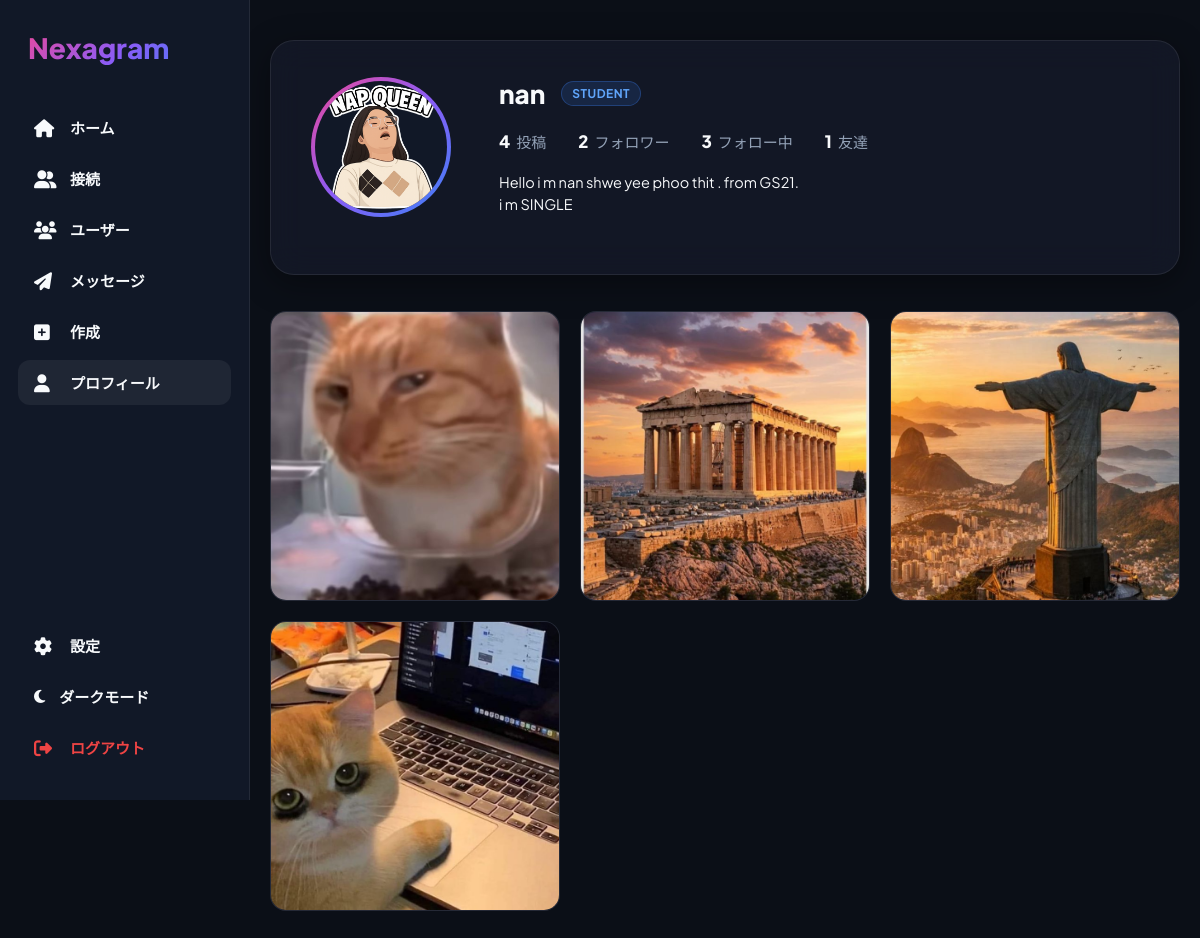
The page /php/profile.php?id=2 (signed in) on the database its author committed.
### tables this page shows
CREATE TABLE `users` (
  `id` int NOT NULL,
  `student_id` varchar(50) DEFAULT NULL,
  `username` varchar(50) NOT NULL,
  `email` varchar(100) NOT NULL,
  `password` varchar(255) NOT NULL,
  `bio` text,
  `profile_pic` varchar(255) DEFAULT 'default.png',
  `created_at` timestamp NULL DEFAULT CURRENT_TIMESTAMP,
  `profile_image` varchar(255) DEFAULT NULL,
  `role` enum('student','teacher') NOT NULL DEFAULT 'student',
  `user_code` varchar(50) DEFAULT NULL,
  `department` varchar(100) DEFAULT NULL,
  `class_name` varchar(100) DEFAULT NULL,
  `school_name` varchar(150) DEFAULT NULL,
  `language_code` varchar(20) NOT NULL DEFAULT 'ja-JP',
  `default_visibility` enum('public','followers','friends','only_me') NOT NULL DEFAULT 'public',
  `reset_token_hash` varchar(64) DEFAULT NULL,
  `reset_token_expires` datetime DEFAULT NULL
);

CREATE TABLE `posts` (
  `id` int NOT NULL,
  `user_id` int NOT NULL,
  `caption` text,
  `image_path` varchar(255) DEFAULT NULL,
  `visibility` enum('public','followers','friends','only_me') DEFAULT 'public',
  `created_at` timestamp NULL DEFAULT CURRENT_TIMESTAMP
);

### php/lang.php (called while the page is built, shortened)
<?php
$current_lang = $_SESSION['lang'] ?? 'ja-JP';
require_once __DIR__ . '/../languages/translations.php';
$translations = array_replace($translations, $additional_translations);
function __($key) {
    global $translations, $current_lang;
    $language = strtolower(strtok($current_lang, '-'));
    return $translations[$current_lang][$key]
        ?? $translations[$language][$key]
        ?? $translations['en'][$key]
        ?? $key;
}
?>

### languages/translations.php (called while the page is built, shortened)
<?php
$additional_translations['zh'] += [
    'file_upload_failed' => '无法上传文件。',
    'file_too_large' => '文件过大，最大限制为 50 MB。',
    'file_upload_error' => '上传文件时发生错误。',
    'post_shared_success' => '帖子分享成功。',
    'profile_updated_success' => '个人资料更新成功。',
];
$additional_translations['ko'] += [
    'file_upload_failed' => '파일을 업로드하지 못했습니다.',
    'file_too_large' => '파일이 너무 큽니다. 최대 크기는 50MB입니다.',
    'file_upload_error' => '파일을 업로드하는 중 오류가 발생했습니다.',
    'post_shared_success' => '게시물이 성공적으로 공유되었습니다.',
    'profile_updated_success' => '프로필이 성공적으로 업데이트되었습니다.',
];
$additional_translations['hi'] += [
    'file_upload_failed' => 'फ़ाइल अपलोड नहीं हो सकी।',
    'file_too_large' => 'फ़ाइल बहुत बड़ी है। अधिकतम आकार 50 MB है।',
    'file_upload_error' => 'फ़ाइल अपलोड करते समय त्रुटि हुई।',
    'post_shared_success' => 'पोस्ट सफलतापूर्वक साझा की गई।',
    'profile_updated_success' => 'प्रोफ़ाइल सफलतापूर्वक अपडेट की गई।',
];
$additional_translations['bn'] += [
    'file_upload_failed' => 'ফাইল আপলোড করা যায়নি।',
    'file_too_large' => 'ফাইলটি অনেক বড়। সর্বোচ্চ আকার ৫০ এমবি।',
    'file_upload_error' => 'ফাইল আপলোড করার সময় ত্রুটি হয়েছে।',
    'post_shared_success' => 'পোস্টটি সফলভাবে শেয়ার করা হয়েছে।',
    'profile_updated_success' => 'প্রোফাইল সফলভাবে হালনাগাদ হয়েছে।',
];
$additional_translations['ne'] += [
    'file_upload_failed' => 'फाइल अपलोड गर्न सकिएन।',
    'file_too_large' => 'फाइल धेरै ठूलो छ। अधिकतम आकार ५० एमबी हो।',
    'file_upload_error' => 'फाइल अपलोड गर्दा त्रुटि भयो।',
    'post_shared_success' => 'पोस्ट सफलतापूर्वक साझा गरियो।',
    'profile_updated_success' => 'प्रोफाइल सफलतापूर्वक अद्यावधिक गरियो।',
];
$additional_translations['ru'] += [
    'file_upload_failed' => 'Не удалось загрузить файл.',
    'file_too_large' => 'Файл слишком большой. Максимальный размер — 50 МБ.',
    'file_upload_error' => 'При загрузке файла произошла ошибка.',
    'post_shared_success' => 'Публикация успешно размещена.',
    'profile_updated_success' => 'Профиль успешно обновлён.',
];
$additional_translations['fr'] += [
    'file_upload_failed' => 'Impossible de téléverser le fichier.',
    'file_too_large' => 'Le fichier est trop volumineux. La taille maximale est de 50 Mo.',
    'file_upload_error' => 'Une erreur est survenue lors du téléversement du fichier.',
    'post_shared_success' => 'Publication partagée avec succès.',
    'profile_updated_success' => 'Profil mis à jour avec succès.',
];
$additional_translations['si'] += [
    'file_upload_failed' => 'ගොනුව උඩුගත කළ නොහැක.',
    'file_too_large' => 'ගොනුව විශාල වැඩිය. උපරිම ප්‍රමාණය 50 MB වේ.',
    'file_upload_error' => 'ගොනුව උඩුගත කිරීමේදී දෝෂයක් ඇති විය.',
    'post_shared_success' => 'පළ කිරීම සාර්ථකව බෙදා ගන්නා ලදී.',
    'profile_updated_success' => 'පැතිකඩ සාර්ථකව යාවත්කාලීන කරන ලදී.',
];
$additional_translations['ta'] += [
    'file_upload_failed' => 'கோப்பைப் பதிவேற்ற முடியவில்லை.',
    'file_too_large' => 'கோப்பு மிகவும் பெரியது. அதிகபட்ச அளவு 50 MB.',
    'file_upload_error' => 'கோப்பைப் பதிவேற்றும்போது பிழை ஏற்பட்டது.',
    'post_shared_success' => 'இடுகை வெற்றிகரமாகப் பகிரப்பட்டது.',
    'profile_updated_success' => 'சுயவிவரம் வெற்றிகரமாகப் புதுப்பிக்கப்பட்டது.',
];
$additional_translations['my'] += [
    'file_upload_failed' => 'ဖိုင်ကို တင်၍မရပါ။',
    'file_too_large' => 'ဖိုင်အရွယ်အစား ကြီးလွန်းသည်။ အများဆုံး 50 MB ဖြစ်သည်။',
    'file_upload_error' => 'ဖိုင်တင်နေစဉ် အမှားဖြစ်ပွားခဲ့သည်။',
    'post_shared_success' => 'ပို့စ်ကို အောင်မြင်စွာ မျှဝေပြီးပါပြီ။',
    'profile_updated_success' => 'ပရိုဖိုင်ကို အောင်မြင်စွာ ပြင်ဆင်ပြီးပါပြီ။',
];
$additional_translations['mn'] += [
    'file_upload_failed' => 'Файлыг байршуулж чадсангүй.',
    'file_too_large' => 'Файл хэт том байна. Хамгийн их хэмжээ 50 МБ.',
    'file_upload_error' => 'Файл байршуулах үед алдаа гарлаа.',
    'post_shared_success' => 'Нийтлэлийг амжилттай хуваалцлаа.',
    'profile_updated_success' => 'Профайлыг амжилттай шинэчиллээ.',
];
foreach ($translation_controls as $language => $strings) {
    $additional_translations[$language] = array_replace($additional_translations[$language] ?? [], $strings);
}

### php/profile.php (the view, shortened to what this page needs)
<?php
require_once 'config.php';
require_once 'lang.php';
$logged_in_user_id =$_SESSION['user_id'];
$profile_user_id = isset($_GET['id']) ? (int)$_GET['id'] :$logged_in_user_id;
$user_stmt =$pdo->prepare("SELECT id, username, profile_image, bio, role, user_code, department, class_name, school_name FROM users WHERE id = ?");
$user_stmt->execute([$profile_user_id]);
$user =$user_stmt->fetch();
$posts_count =$pdo->prepare("SELECT COUNT(*) FROM posts WHERE user_id = ?");
$posts_count->execute([$profile_user_id]);
$posts_count =$posts_count->fetchColumn();
$followers_count =$pdo->prepare("SELECT COUNT(*) FROM follows WHERE following_id = ?");
$followers_count->execute([$profile_user_id]);
$followers_count =$followers_count->fetchColumn();
$following_count =$pdo->prepare("SELECT COUNT(*) FROM follows WHERE follower_id = ?");
$following_count->execute([$profile_user_id]);
$following_count =$following_count->fetchColumn();
$friends_count =$pdo->prepare("SELECT COUNT(*) FROM friend_requests WHERE (sender_id = ? OR receiver_id = ?) AND status = 'accepted'");
$friends_count->execute([$profile_user_id,$profile_user_id]);
$friends_count =$friends_count->fetchColumn();
$posts_stmt =$pdo->prepare("
    SELECT posts.*,
    (SELECT COUNT(*) FROM likes WHERE likes.post_id = posts.id) as like_count,
    (SELECT COUNT(*) FROM comments WHERE comments.post_id = posts.id) as comment_count
    FROM posts
    WHERE user_id = ?
    ORDER BY created_at DESC
");
$posts_stmt->execute([$profile_user_id]);
$user_posts =$posts_stmt->fetchAll();
function resolveImagePath($fileName) {
    $cleanName = ltrim($fileName, '/');
    if (file_exists(__DIR__ . '/../' . $cleanName)) return '../' .$cleanName;
    return (strpos($cleanName, 'uploads/') === 0) ? '../' . $cleanName : '../uploads/' .$cleanName;
}
?>
<!DOCTYPE html>
<html lang="<?php echo htmlspecialchars($current_lang); ?>">
<head>
    <link rel="stylesheet" href="https://cdnjs.cloudflare.com/ajax/libs/font-awesome/6.4.0/css/all.min.css">
</head>
<body>
    <nav class="sidebar">
        <a href="index.php" class="logo logo-link">Nexagram</a>
        <ul class="nav-menu">
            <li class="nav-item"><a href="index.php"><i class="fa-solid fa-house"></i> <?php echo __('nav_home'); ?></a></li>
            <li class="nav-item"><a href="friends.php"><i class="fa-solid fa-user-group"></i> <?php echo __('nav_friends'); ?></a></li>
            <li class="nav-item"><a href="users.php"><i class="fa-solid fa-users"></i> <?php echo __('nav_users'); ?></a></li>
            <li class="nav-item"><a href="#"><i class="fa-solid fa-paper-plane"></i> <?php echo __('nav_messages'); ?></a></li>
            <li class="nav-item"><a href="create_post.php"><i class="fa-solid fa-square-plus"></i> <?php echo __('nav_create'); ?></a></li>
            <li class="nav-item active"><a href="profile.php"><i class="fa-solid fa-user"></i> <?php echo __('nav_profile'); ?></a></li>
            <li class="nav-item settings-nav-item">
                <a href="settings.php"><i class="fa-solid fa-gear"></i> <?php echo __('nav_settings'); ?></a>
            </li>
            <li class="theme-btn" id="theme-toggle">
                <i class="fa-solid fa-moon" id="theme-icon"></i>
                <span id="theme-text"><?php echo __('dark_mode'); ?></span>
            </li>
            <li class="nav-item logout-item"><a href="logout.php"><i class="fa-solid fa-right-from-bracket"></i> <?php echo __('nav_logout'); ?></a></li>
        </ul>
    </nav>
    <main class="main-content">
        <div class="profile-wrapper">
            <div class="profile-card">
                <div class="avatar-ring">
                    <div class="avatar-inner">
                        <?php
                            $profile_img_src = resolveImagePath($user['profile_image'] ?? null);
                            if ($profile_img_src):
                        ?>
                            <img src="<?php echo htmlspecialchars($profile_img_src); ?>" alt="Avatar">
                        <?php else: ?>
                            <?php echo mb_substr(htmlspecialchars($user['username']), 0, 1, 'UTF-8'); ?>
                        <?php endif; ?>
                    </div>
                </div>
                <div class="profile-info">
                    <div class="header-top">
                        <h1 class="username"><?php echo htmlspecialchars($user['username']); ?></h1>
                        <?php if (!empty($user['role'])): ?>
                            <span class="role-badge <?php echo htmlspecialchars($user['role']); ?>">
                                <?php echo htmlspecialchars(ucfirst($user['role'])); ?>
                            </span>
                        <?php endif; ?>
                    </div>
                    <div class="stats-row">
                        <div class="stat-box"><span class="stat-val"><?php echo $posts_count; ?></span> <span class="stat-lbl"><?php echo __('stat_posts'); ?></span></div>
                        <a href="friends.php?tab=followers" class="stat-box"><span class="stat-val"><?php echo $followers_count; ?></span> <span class="stat-lbl"><?php echo __('stat_followers'); ?></span></a>
                        <a href="friends.php?tab=following" class="stat-box"><span class="stat-val"><?php echo $following_count; ?></span> <span class="stat-lbl"><?php echo __('stat_following'); ?></span></a>
                        <a href="friends.php?tab=friends" class="stat-box"><span class="stat-val"><?php echo $friends_count; ?></span> <span class="stat-lbl"><?php echo __('stat_friends'); ?></span></a>
                    </div>
                    <?php if (!empty($user['bio'])): ?>
                        <div class="user-bio"><?php echo nl2br(htmlspecialchars($user['bio'])); ?></div>
                    <?php endif; ?>
                </div>
            </div>
            <div class="posts-grid">
                <?php if (!empty($user_posts)): ?>
                    <?php foreach ($user_posts as $post): ?>
                        <?php
                            $post_media_items = [];
                            try {
                                $pm_stmt = $pdo->prepare("SELECT media_path FROM post_media WHERE post_id = ? ORDER BY id ASC");
                                $pm_stmt->execute([$post['id']]);
                                $fetched = $pm_stmt->fetchAll(PDO::FETCH_COLUMN);
                                foreach ($fetched as $f) {
                                    $res = resolveImagePath($f);
                                    if ($res) $post_media_items[] = $res;
                                }
                            } catch (\PDOException $e) {}
                            if (empty($post_media_items)) {
                                $raw_file = $post['image_url'] ?? $post['image_path'] ?? $post['image'] ?? $post['file_path'] ?? $post['media_url'] ?? null;
                                $single = resolveImagePath($raw_file);
                                if ($single) $post_media_items[] = $single;
                            }
                            $caption = $post['caption'] ?? $post['content'] ?? '';
                            $first_media = $post_media_items[0] ?? null;
                        ?>
                        <a href="index.php?post_id=<?php echo $post['id']; ?>#post_<?php echo $post['id']; ?>" class="grid-card">
                            <?php if (!empty($first_media)): ?>
                                <?php if (preg_match('/\.(mp4|webm|ogg)$/i', $first_media)): ?>
                                    <video src="<?php echo htmlspecialchars($first_media); ?>" class="grid-media"></video>
                                <?php else: ?>
                                    <img src="<?php echo htmlspecialchars($first_media); ?>" class="grid-media" alt="Post Image">
                                <?php endif; ?>
                            <?php else: ?>
                                <div class="text-only-card">
                                    <span><?php echo htmlspecialchars($caption); ?></span>
                                </div>
                            <?php endif; ?>
                        </a>
                    <?php endforeach; ?>
                <?php endif; ?>
            </div>
        </div>
    </main>
</body>
</html>

### rows shown on the page
users: profile_image (picture), username "nan", role "STUDENT", bio "Hello i m nan shwe yee phoo thit . from GS21. i m SINGLE"
posts: shows a picture
posts: shows a picture
posts: shows a picture
posts: shows a picture

### other values the page prints
__('nav_home') "ホーム"
__('nav_friends') "接続"
__('nav_users') "ユーザー"
__('nav_messages') "メッセージ"
__('nav_create') "作成"
__('nav_profile') "プロフィール"
__('nav_settings') "設定"
__('nav_logout') "ログアウト"
$posts_count "4"
__('stat_posts') "投稿"
$followers_count "2"
__('stat_followers') "フォロワー"
$following_count "3"
__('stat_following') "フォロー中"
$friends_count "1"
